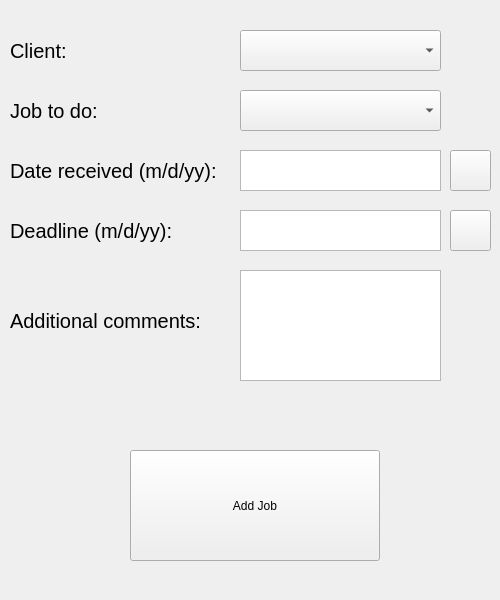
<?xml version="1.0" encoding="UTF-8"?>
<ui version="4.0">
 <class>MainWindow</class>
 <widget class="QMainWindow" name="MainWindow">
  <property name="geometry">
   <rect>
    <x>0</x>
    <y>0</y>
    <width>500</width>
    <height>600</height>
   </rect>
  </property>
  <property name="windowTitle">
   <string>New Current Job</string>
  </property>
  <property name="windowIcon">
   <iconset>
    <normaloff>LogoDefault.png</normaloff>LogoDefault.png</iconset>
  </property>
  <widget class="QWidget" name="centralwidget">
   <property name="minimumSize">
    <size>
     <width>100</width>
     <height>600</height>
    </size>
   </property>
   <property name="maximumSize">
    <size>
     <width>600</width>
     <height>600</height>
    </size>
   </property>
   <widget class="QComboBox" name="job_to_do_cb">
    <property name="geometry">
     <rect>
      <x>240</x>
      <y>90</y>
      <width>201</width>
      <height>41</height>
     </rect>
    </property>
   </widget>
   <widget class="QComboBox" name="client_cb">
    <property name="geometry">
     <rect>
      <x>240</x>
      <y>30</y>
      <width>201</width>
      <height>41</height>
     </rect>
    </property>
   </widget>
   <widget class="QTextEdit" name="text_dr">
    <property name="geometry">
     <rect>
      <x>240</x>
      <y>150</y>
      <width>201</width>
      <height>41</height>
     </rect>
    </property>
    <property name="font">
     <font>
      <pointsize>15</pointsize>
     </font>
    </property>
    <property name="acceptDrops">
     <bool>false</bool>
    </property>
   </widget>
   <widget class="QTextEdit" name="text_dl">
    <property name="geometry">
     <rect>
      <x>240</x>
      <y>210</y>
      <width>201</width>
      <height>41</height>
     </rect>
    </property>
    <property name="font">
     <font>
      <pointsize>15</pointsize>
     </font>
    </property>
    <property name="acceptDrops">
     <bool>false</bool>
    </property>
   </widget>
   <widget class="QTextEdit" name="text_ac">
    <property name="geometry">
     <rect>
      <x>240</x>
      <y>270</y>
      <width>201</width>
      <height>111</height>
     </rect>
    </property>
    <property name="font">
     <font>
      <pointsize>15</pointsize>
     </font>
    </property>
    <property name="acceptDrops">
     <bool>false</bool>
    </property>
   </widget>
   <widget class="QPushButton" name="cldr_dl">
    <property name="geometry">
     <rect>
      <x>450</x>
      <y>210</y>
      <width>41</width>
      <height>41</height>
     </rect>
    </property>
    <property name="text">
     <string notr="true"/>
    </property>
    <property name="icon">
     <iconset>
      <normaloff>calendar_ico.png</normaloff>calendar_ico.png</iconset>
    </property>
   </widget>
   <widget class="QLabel" name="label">
    <property name="geometry">
     <rect>
      <x>10</x>
      <y>30</y>
      <width>151</width>
      <height>41</height>
     </rect>
    </property>
    <property name="font">
     <font>
      <pointsize>15</pointsize>
     </font>
    </property>
    <property name="text">
     <string>Client:</string>
    </property>
   </widget>
   <widget class="QLabel" name="label_2">
    <property name="geometry">
     <rect>
      <x>10</x>
      <y>90</y>
      <width>151</width>
      <height>41</height>
     </rect>
    </property>
    <property name="font">
     <font>
      <pointsize>15</pointsize>
     </font>
    </property>
    <property name="text">
     <string>Job to do:</string>
    </property>
   </widget>
   <widget class="QLabel" name="label_3">
    <property name="geometry">
     <rect>
      <x>10</x>
      <y>150</y>
      <width>221</width>
      <height>41</height>
     </rect>
    </property>
    <property name="font">
     <font>
      <pointsize>15</pointsize>
     </font>
    </property>
    <property name="text">
     <string>Date received (m/d/yy):</string>
    </property>
   </widget>
   <widget class="QLabel" name="label_4">
    <property name="geometry">
     <rect>
      <x>10</x>
      <y>210</y>
      <width>221</width>
      <height>41</height>
     </rect>
    </property>
    <property name="font">
     <font>
      <pointsize>15</pointsize>
     </font>
    </property>
    <property name="text">
     <string>Deadline (m/d/yy):</string>
    </property>
   </widget>
   <widget class="QLabel" name="label_5">
    <property name="geometry">
     <rect>
      <x>10</x>
      <y>300</y>
      <width>221</width>
      <height>41</height>
     </rect>
    </property>
    <property name="font">
     <font>
      <pointsize>15</pointsize>
     </font>
    </property>
    <property name="text">
     <string>Additional comments:</string>
    </property>
   </widget>
   <widget class="QPushButton" name="add">
    <property name="geometry">
     <rect>
      <x>130</x>
      <y>450</y>
      <width>250</width>
      <height>111</height>
     </rect>
    </property>
    <property name="text">
     <string notr="true">Add Job</string>
    </property>
   </widget>
   <widget class="QPushButton" name="cldr_dr">
    <property name="geometry">
     <rect>
      <x>450</x>
      <y>150</y>
      <width>41</width>
      <height>41</height>
     </rect>
    </property>
    <property name="text">
     <string notr="true"/>
    </property>
    <property name="icon">
     <iconset>
      <normaloff>calendar_ico.png</normaloff>calendar_ico.png</iconset>
    </property>
   </widget>
  </widget>
 </widget>
 <resources/>
 <connections/>
</ui>
